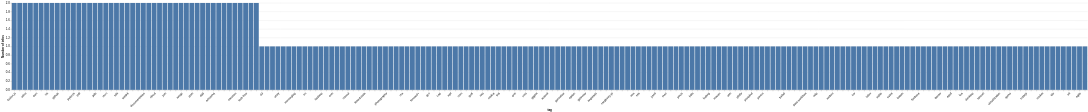

Vega-Lite specification stored for this chart:
### Vega-Lite specification from a JSON file in a GitHub repository (floating-point values rounded to 4 significant figures; data arrays with more than 128 entries replaced by an {"elided": "..."} marker saying what was removed)
{"$schema": "https://vega.github.io/schema/vega-lite/v5.json", "data": {"values": {"elided": "200 records"}}, "mark": {"type": "bar", "tooltip": true}, "width": "container", "height": 420, "encoding": {"x": {"field": "tag", "type": "ordinal", "sort": "-y", "axis": {"labelAngle": -45, "labelLimit": 90, "labelOverlap": "greedy"}}, "y": {"field": "count", "type": "quantitative", "title": "Number of infos"}, "tooltip": [{"field": "tag", "type": "nominal"}, {"field": "count", "type": "quantitative"}]}, "config": {"axis": {"labelFontSize": 11}, "view": {"stroke": null}, "autosize": {"type": "fit", "contains": "padding"}}}
